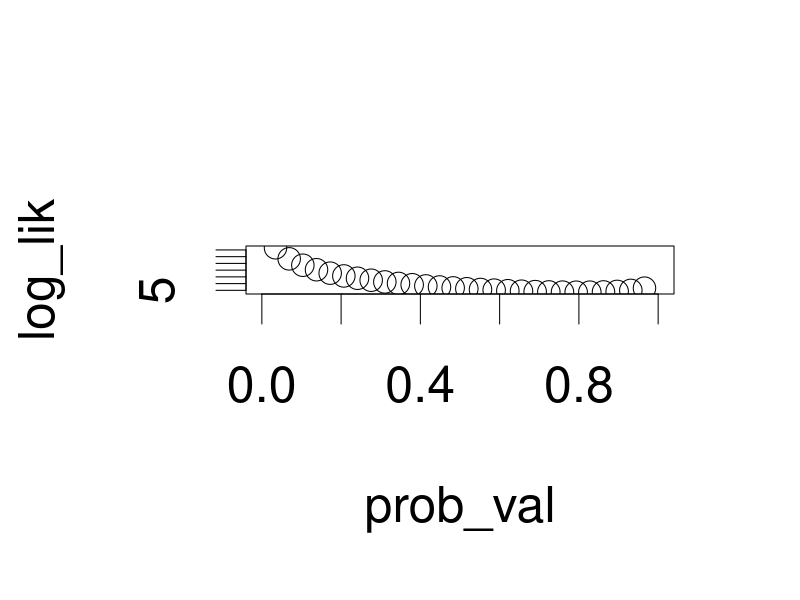

R code for this plot:
## ---- chunk 1
#| output-location: column
#| classes: custom3070
#| fig-height: 16

surv <- c(3, 4, 5)

calc_ll <- function(x) {
  res <- sum(-dbinom(surv, 5,
                     prob = x,
                     log = TRUE))
  return(res)
}

prob_val <- seq(from = 0, to = 1,
                length.out = 30)
log_lik <- numeric(30L)

for (i in 1:length(prob_val)) {
  log_lik[i] <- calc_ll(prob_val[i])
}
par(cex = 3)
plot(prob_val, log_lik, type = "b")
